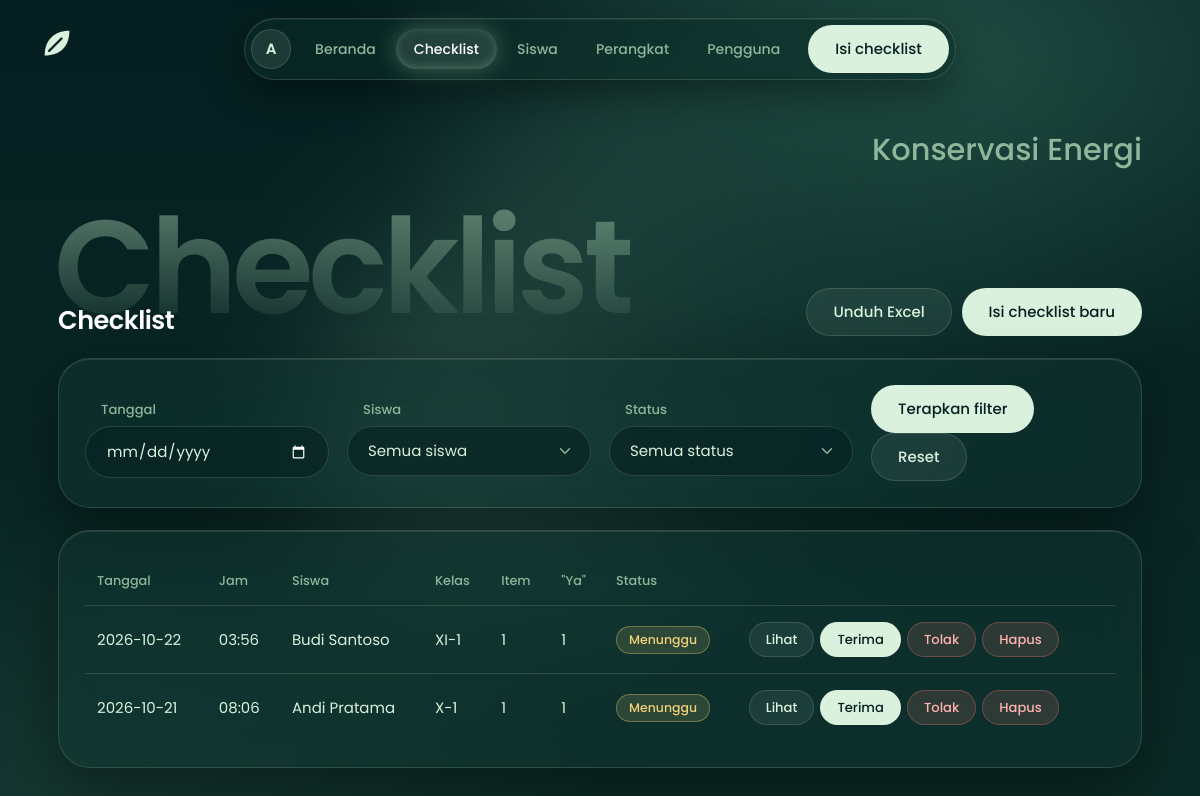
The page /checklist.php (signed in) on the database its author committed.
### tables this page shows
CREATE TABLE `checklist` (
  `id_checklist` int(11) NOT NULL,
  `nis` int(10) NOT NULL,
  `tanggal` date NOT NULL,
  `jam` time NOT NULL,
  `status_verifikasi` enum('Menunggu','Diterima','Ditolak') NOT NULL DEFAULT 'Menunggu'
);

CREATE TABLE `siswa` (
  `nis` int(10) NOT NULL,
  `nama` varchar(100) NOT NULL,
  `kelas` varchar(10) NOT NULL
);

### config.php (called while the page is built, shortened)
<?php
try {
    $db = new mysqli(DB_HOST, DB_USER, DB_PASS, DB_NAME);
    $db->set_charset('utf8mb4');
} catch (mysqli_sql_exception $ex) {
    die('Koneksi database gagal. Periksa pengaturan di config.php. (' . htmlspecialchars($ex->getMessage()) . ')');
}
function e($s) { return htmlspecialchars((string)$s, ENT_QUOTES, 'UTF-8'); }
function q($sql, $types = '', $params = []) {
    global $db;
    $st = $db->prepare($sql);
    $st->execute();
    return $st;
}
function rows($sql, $types = '', $params = []) {
    return q($sql, $types, $params)->get_result()->fetch_all(MYSQLI_ASSOC);
}
function can(array $levels) {
    return !empty($_SESSION['user']) && in_array($_SESSION['user']['level'], $levels, true);
}

### checklist.php (the view, shortened to what this page needs)
<?php
require 'config.php';
$tgl = $_GET['tanggal'] ?? '';
$nis = $_GET['nis'] ?? '';
$stf = $_GET['status'] ?? '';
$sql = 'SELECT c.id_checklist,c.tanggal,c.jam,c.status_verifikasi,s.nis,s.nama,s.kelas,
        (SELECT COUNT(*) FROM detail_checklist d WHERE d.id_checklist=c.id_checklist) jml,
        (SELECT SUM(d.status="Ya") FROM detail_checklist d WHERE d.id_checklist=c.id_checklist) ya
        FROM checklist c JOIN siswa s ON s.nis=c.nis WHERE 1=1';
$t = ''; $p = [];
$sql .= ' ORDER BY (c.status_verifikasi="Menunggu") DESC, c.tanggal DESC, c.jam DESC';
$list = rows($sql, $t, $p);
$siswa = rows('SELECT nis,nama,kelas FROM siswa ORDER BY nama');
$back = $_SERVER['QUERY_STRING'] ?? '';
include 'includes/header.php';
?>
<div class="bar"><h1>Checklist</h1><span class="acts"><a class="btn sec" href="checklist_excel.php<?= $back !== '' ? '?' . e($back) : '' ?>" download>Unduh Excel</a><a class="btn" href="checklist_form.php">Isi checklist baru</a></span></div>
<form class="card filter grid" method="get">
  <div><label for="f1">Tanggal</label><input id="f1" type="date" name="tanggal" value="<?= e($tgl) ?>"></div>
  <div><label for="f2">Siswa</label><select id="f2" name="nis"><option value="">Semua siswa</option>
    <?php foreach ($siswa as $s): ?><option value="<?= $s['nis'] ?>" <?= $nis == $s['nis'] ? 'selected' : '' ?>><?= e($s['nama']) ?> (<?= e($s['kelas']) ?>)</option><?php endforeach; ?></select></div>
  <div><label for="f3">Status</label><select id="f3" name="status"><option value="">Semua status</option>
    <?php foreach (['Menunggu', 'Diterima', 'Ditolak'] as $x): ?><option <?= $stf === $x ? 'selected' : '' ?>><?= $x ?></option><?php endforeach; ?></select></div>
  <div style="align-self:end"><button class="btn" type="submit">Terapkan filter</button> <a class="btn sec" href="checklist.php">Reset</a></div>
</form>
<div class="card scroll">
<?php if (!$list): ?><p class="muted">Tidak ada checklist yang cocok.</p><?php else: ?>
<table><tr><th>Tanggal</th><th>Jam</th><th>Siswa</th><th>Kelas</th><th>Item</th><th>"Ya"</th><th>Status</th><th></th></tr>
<?php foreach ($list as $r): $sv = $r['status_verifikasi']; ?>
<tr><td data-label="Tanggal"><?= e($r['tanggal']) ?></td><td data-label="Jam"><?= e(substr($r['jam'], 0, 5)) ?></td><td data-label="Siswa"><?= e($r['nama']) ?></td><td data-label="Kelas"><?= e($r['kelas']) ?></td>
<td data-label="Item"><?= $r['jml'] ?></td><td data-label="&quot;Ya&quot;"><?= (int)$r['ya'] ?></td>
<td data-label="Status"><span class="badge <?= strtolower($sv) ?>"><?= e($sv) ?></span></td>
<td data-label=""><a class="btn sm sec" href="checklist_view.php?id=<?= $r['id_checklist'] ?>">Lihat</a>
<?php if (can(['Admin'])): ?>
  <?php if ($sv !== 'Diterima'): ?>
  <form class="inline" method="post"><button class="btn sm" type="submit">Terima</button></form>
  <?php endif; ?>
  <?php if ($sv === 'Menunggu'): ?>
  <form class="inline" method="post" onsubmit="return confirm('Tolak checklist ini?')"><button class="btn sm del" type="submit">Tolak</button></form>
  <?php endif; ?>
<?php endif; ?>
<?php if (can(['Admin'])): ?>
<form class="inline" method="post" onsubmit="return confirm('Hapus checklist beserta detailnya?')"><?= csrf_field() ?>
<input type="hidden" name="act" value="del"><input type="hidden" name="id" value="<?= $r['id_checklist'] ?>"><input type="hidden" name="back" value="<?= e($back) ?>"><button class="btn sm del" type="submit">Hapus</button></form>
<?php endif; ?></td></tr>
<?php endforeach; ?></table>
<?php endif; ?>
</div>
<?php include 'includes/footer.php'; ?>

### includes/header.php (shortened to what this page needs)
<?php
$page = basename($_SERVER['PHP_SELF']);
$u = $_SESSION['user'] ?? null;
function nav($file, $label, $page) {
    $on = ($page === $file || ($file === 'checklist.php' && strpos($page, 'checklist_') === 0));
    echo '<a href="' . $file . '"' . ($on ? ' class="on" aria-current="page"' : '') . '><svg viewBox="0 0 24 24" aria-hidden="true">' . ICONS[$file] . '</svg><span>' . $label . '</span></a>';
}
$ini = $u ? strtoupper(function_exists('mb_substr') ? mb_substr($u['nama'], 0, 1) : substr($u['nama'], 0, 1)) : '';
?><!DOCTYPE html>
<html lang="id">
<head>
<link rel="stylesheet" href="assets/style.css?v=<?= filemtime(__DIR__ . '/../assets/style.css') ?>">
</head>
<body class="<?= $u ? 'in-app' : 'is-login' ?>">
<div class="app">
<?php if ($u): ?>
<header class="topbar">
  <a class="brandmark" href="index.php" aria-label="Beranda"><svg viewBox="0 0 32 32" aria-hidden="true"><path d="M5 27C5 14 13 5 27 5c0 14-8 22-22 22z" fill="currentColor"/><path d="M9 23L20 12" stroke="#051F20" stroke-width="2" stroke-linecap="round"/></svg></a>
  <div class="pill-wrap">
    <button type="button" class="avatar" id="userbtn" aria-haspopup="true" aria-expanded="false" aria-label="Menu akun <?= e($u['nama']) ?>"><?= e($ini) ?></button>
    <nav class="menu-nav" aria-label="Menu utama">
      <?php
      nav('index.php', 'Beranda', $page);
      nav('checklist.php', 'Checklist', $page);
      if (can(['Admin','Guru'])) { nav('siswa.php', 'Siswa', $page); nav('perangkat.php', 'Perangkat', $page); nav('users.php', 'Pengguna', $page); }
      ?>
    </nav>
    <a class="btn cta" href="checklist_form.php">Isi checklist</a>
  </div>
</header>
<?php endif; ?>
<main<?= $u ? '' : ' class="solo"' ?>>
<?php if ($u): ?>
<div class="hero" aria-hidden="true"><span class="ghost"><?= e($title ?? '') ?></span><span class="tag">Konservasi Energi</span></div>
<div class="content">
<?php endif; ?>

### includes/footer.php (shortened to what this page needs)
<?php if (!empty($__win)): ?></div><?php endif; ?>
</main>
</div>
</body>
</html>

### rows shown on the page
checklist: tanggal "2026-10-22", jam "03:56", nis.nama "Budi Santoso", nis.kelas "XI-1", jml "1", ya "1", status_verifikasi "Menunggu"
checklist: tanggal "2026-10-21", jam "08:06", nis.nama "Andi Pratama", nis.kelas "X-1", jml "1", ya "1", status_verifikasi "Menunggu"

### other values the page prints
$ini "A"
$label "Beranda Checklist Siswa Perangkat Pengguna"
